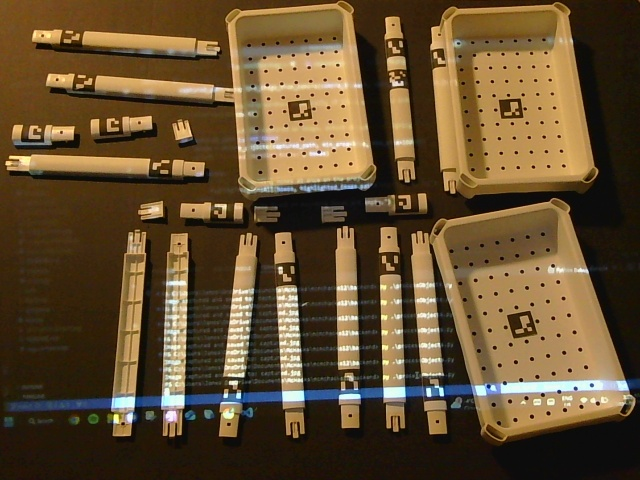
#> input picture backend/captured.jpg, 640 x 480 px, given in place of the camera
$ python detection.py
#> lines starting #> are read from the running program, lines starting #| are printed output that depends on the picture; after the words box and inside, x2 and y2 are one past the last pixel; in counts of white or black regions, pixels touching at a corner belong together
import os
import cv2
import numpy as np

###
# Projector resolution
PROJECTOR_WIDTH = 1920
PROJECTOR_HEIGHT = 1080

# Camera resolution (ensure this matches your actual camera resolution)
camera_w, camera_h = 1920, 1080  # Updated to match the resolutions

# Margins as provided
TOP_MARGIN = 130
LEFT_MARGIN = 220
RIGHT_MARGIN = 220
BOTTOM_MARGIN = 168

# Calculate active area dimensions
ACTIVE_CAMERA_WIDTH = camera_w - LEFT_MARGIN - RIGHT_MARGIN  # 1480
ACTIVE_CAMERA_HEIGHT = camera_h - TOP_MARGIN - BOTTOM_MARGIN  # 782

# Calculate scaling factors for simple transformation
SCALE_X = PROJECTOR_WIDTH / ACTIVE_CAMERA_WIDTH  # ≈1.2973
SCALE_Y = PROJECTOR_HEIGHT / ACTIVE_CAMERA_HEIGHT  # ≈1.380

# Center of the camera frame
CENTER_X = camera_w / 2
CENTER_Y = camera_h / 2

###

def detect_objects_live_once(
    camera_index=0,
    min_area=1000,
    max_area=300000,
    max_frames=100
):
    """
    Uses a webcam (or another camera) to detect white objects on a darker background
    using thresholding + contour detection. It runs for up to `max_frames` frames
    or until the user presses 'q'. Once finished, it returns the bounding boxes
    found in the last valid frame.

    Parameters:
        camera_index (int): Index of the camera (0 for default, 1 if multiple).
        min_area (int): Minimum contour area to be considered an object.
        max_area (int): Maximum contour area to be considered an object.
        max_frames (int): How many frames to process before automatically stopping.

    Returns:
        final_bboxes (list of (x, y, w, h)):
            Bounding boxes from the final processed frame.
    """
#> called with camera_index = 0, min_area = 15000, max_area = 50000, max_frames = 3
    cap = cv2.VideoCapture(camera_index, cv2.CAP_DSHOW)
    if not cap.isOpened():
        print(f"Error: Could not open camera {camera_index}.")
        return []

    # Set desired resolution
    cap.set(cv2.CAP_PROP_FRAME_WIDTH, camera_w)
    cap.set(cv2.CAP_PROP_FRAME_HEIGHT, camera_h)

    # Verify if the resolution was set correctly
    actual_width = cap.get(cv2.CAP_PROP_FRAME_WIDTH)
    actual_height = cap.get(cv2.CAP_PROP_FRAME_HEIGHT)
    # print(f"Camera resolution set to: Width={actual_width}, Height={actual_height}")

    final_bboxes = []

    for frame_index in range(max_frames):
        ret, frame = cap.read()
        if not ret:
            print("Warning: Failed to read frame from camera.")
            break

        # 1) Convert to grayscale
        gray = cv2.cvtColor(frame, cv2.COLOR_BGR2GRAY)

        # 2) Slight blur to reduce noise
        blurred = cv2.GaussianBlur(gray, (5, 5), 0)

        # 3) Threshold with Otsu to separate white objects from dark background
        _, thresh = cv2.threshold(blurred, 0, 255, cv2.THRESH_BINARY + cv2.THRESH_OTSU)

        # If your objects end up black, invert:
        # thresh = cv2.bitwise_not(thresh)

        # 4) Morphological operations to clean up
        kernel = np.ones((3, 3), np.uint8)
        opened = cv2.morphologyEx(thresh, cv2.MORPH_OPEN, kernel, iterations=1)
        closed = cv2.morphologyEx(opened, cv2.MORPH_CLOSE, kernel, iterations=2)

        # 5) Contour detection
        contours, _ = cv2.findContours(closed, cv2.RETR_EXTERNAL, cv2.CHAIN_APPROX_SIMPLE)

        # 6) Filter by area; draw bounding boxes
        bboxes_this_frame = []
        for cnt in contours:
            area = cv2.contourArea(cnt)
            if min_area < area < max_area:
                x, y, w, h = cv2.boundingRect(cnt)
                bboxes_this_frame.append((x, y, w, h))
                cv2.rectangle(frame, (x, y), (x + w, y + h), (0, 255, 0), 2)

        # Update final_bboxes to the bounding boxes of this latest frame
        final_bboxes = bboxes_this_frame

        # Show the live feed
        # cv2.imshow("Live Object Detection", frame)
        # Press 'q' to quit early
        if len(bboxes_this_frame) > 0:
            break
        if cv2.waitKey(1) & 0xFF == ord('q'):
            break
#> this loop made 1 pass
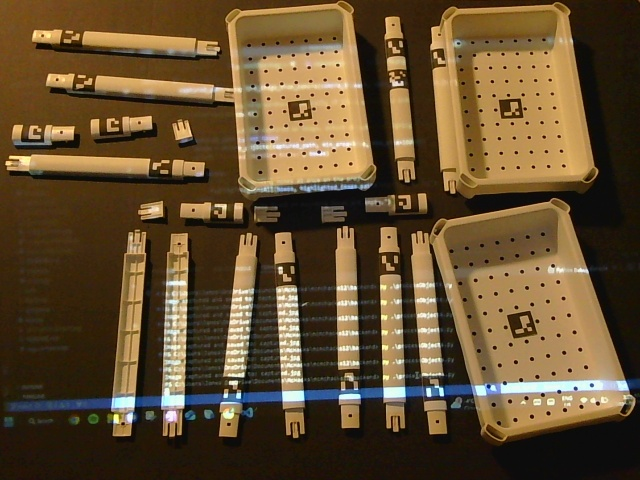
#> input picture backend/captured.jpg, 640 x 480 px, given in place of the camera
#> pass 1, in detect_objects_live_once, `gray = cv2.cvtColor(frame, cv2.COLOR_BGR2GRAY)`:
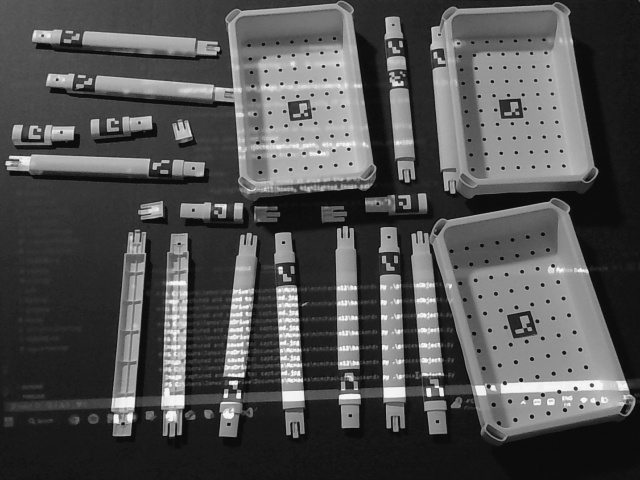
#> gray: shape (480, 640); min 6, max 250, mean 81.3
#> pass 1, in detect_objects_live_once, `_, thresh = cv2.threshold(blurred, 0, 255, cv2.THRESH_BINARY + cv2.THR..`:
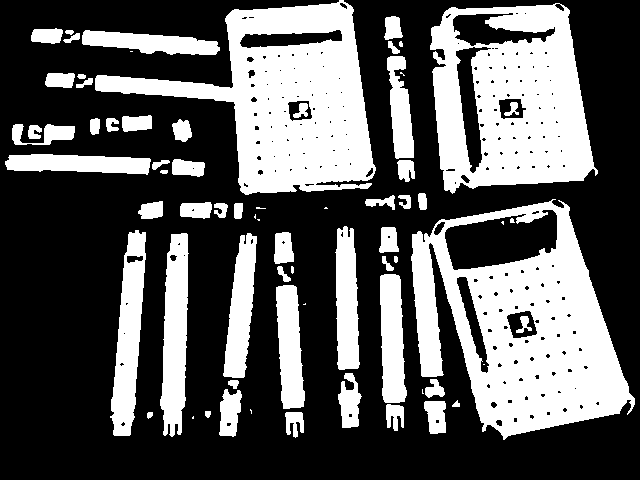
#> thresh: shape (480, 640); 36% white; 70 white regions (13 under 20 px), largest, box (x1, y1, x2, y2) and area: (411, 199, 635, 440) 28212, (95, 0, 376, 195) 24165, (430, 3, 598, 194) 21402
#> pass 1, in detect_objects_live_once, `opened = cv2.morphologyEx(thresh, cv2.MORPH_OPEN, kernel, iterations=1)`:
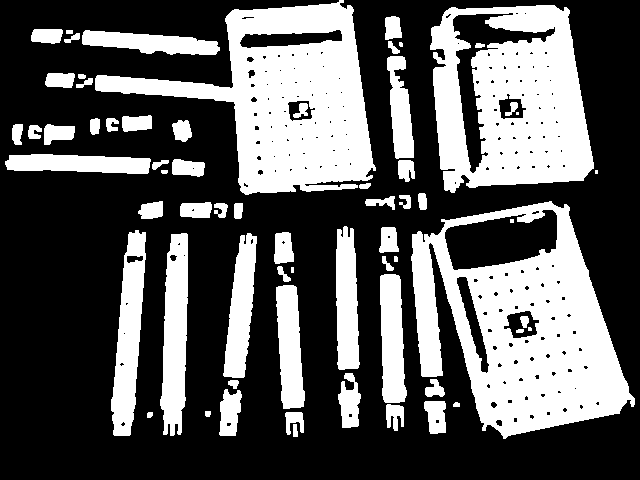
#> opened: shape (480, 640); 35.8% white; 66 white regions (6 under 20 px), largest, box (x1, y1, x2, y2) and area: (411, 201, 635, 439) 28097, (95, 0, 376, 195) 24066, (430, 5, 594, 193) 21257
#> after the loop:
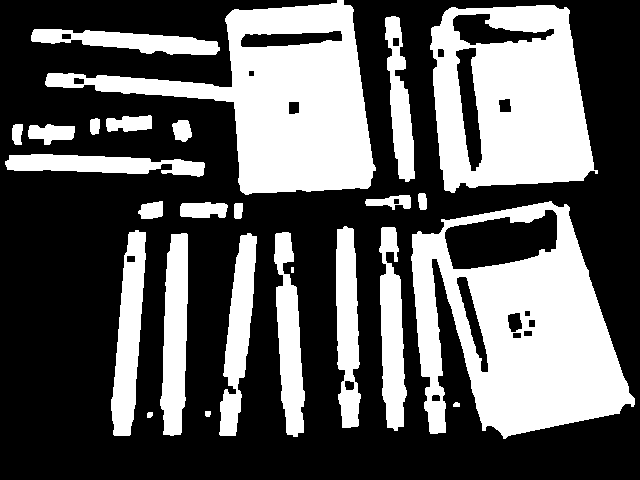
#> closed: shape (480, 640); 37% white; 26 white regions (1 under 20 px), largest, box (x1, y1, x2, y2) and area: (411, 201, 635, 439) 30022, (45, 0, 376, 195) 25522, (430, 5, 598, 193) 22166
#> after the loop:
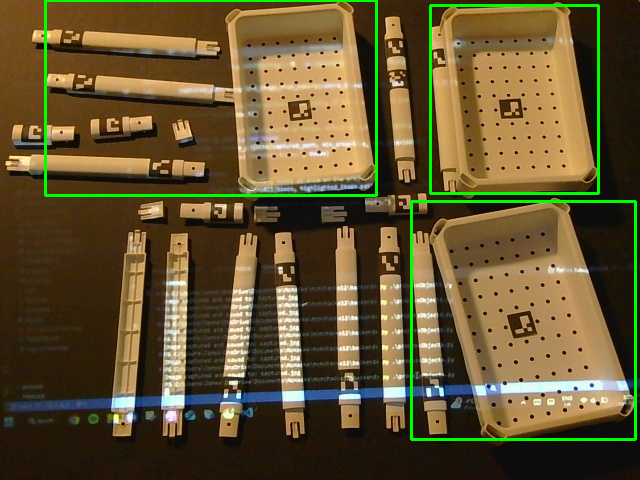
#> frame: shape (480, 640, 3); mean B, G, R 48.1, 83.8, 98.4

    # Cleanup
    cap.release()
    # cv2.destroyAllWindows()

    # final_bboxes holds bounding boxes from the *last* processed frame
    return final_bboxes

# [7 lines left out: function detectTiny, not called in this run]

def detectMedium():
    return detect_objects_live_once(
        camera_index=0,
        min_area=15000,
        max_area=50000,
        max_frames=3
    )

# [105 lines left out: functions detectSmall, detectBigBoys, highlightRegionsAllScaled, not called in this run]

def apply_homography_to_point(x, y, H):
    """
    Applies the homography transformation to a single point.

    Parameters:
        x (float): X-coordinate in the camera image.
        y (float): Y-coordinate in the camera image.
        H (numpy.ndarray): 3x3 homography matrix.

    Returns:
        (float, float): Transformed (x, y) coordinates for the projector.
    """
    point = np.array([x, y, 1]).reshape(3, 1)
    transformed_point = np.dot(H, point)
    transformed_point /= transformed_point[2, 0]  # Normalize
    proj_x, proj_y = transformed_point[0, 0], transformed_point[1, 0]
    return proj_x, proj_y

def highlightRegionWithHomographyAndScaling(boundingBoxes, scaling_factor_x=1.2, scaling_factor_y=1.2, highlighted_image_path=None):
    """
    Applies homography transformation to bounding boxes and then scales their position
    independently along x and y axes away from the center without altering their size.

    Parameters:
        boundingBoxes (list of tuples): List of bounding boxes in camera coords as (x, y, w, h).
        scaling_factor_x (float): Factor by which to scale the x-coordinates away from the center.
        scaling_factor_y (float): Factor by which to scale the y-coordinates away from the center.
        highlighted_image_path (str, optional): Path to save the highlighted mask image.

    Returns:
        mask (np.ndarray): The final mask with drawn rectangles.
    """
#> called with scaling_factor_x = 1.75, scaling_factor_y = 1.45, highlighted_image_path = 'backend\\frontend\\static\\projector.jpg'
    # Define the homography matrix
    homography_matrix = np.array([
        [7.66839410e-01, 4.18844380e-02, 2.14153972e+02],
        [-2.71116969e-02, 7.82215021e-01, 1.27894167e+02],
        [2.17112480e-06, 1.38477082e-05, 1.00000000e+00]
    ])

    # Create a black image (mask) matching the projector size
    mask = np.zeros((PROJECTOR_HEIGHT, PROJECTOR_WIDTH, 3), dtype=np.uint8)

    for (x, y, w, h) in boundingBoxes:
        # Apply homography to the top-left corner to calculate position
        top_left_transformed = apply_homography_to_point(x, y, homography_matrix)

        # Calculate the bounding box center after homography
        bbox_center_x = top_left_transformed[0] + w / 2
        bbox_center_y = top_left_transformed[1] + h / 2

        # Compute vector from projector center to bounding box center
        vector_x = bbox_center_x - CENTER_X
        vector_y = bbox_center_y - CENTER_Y

        # Scale the vector independently along x and y axes
        scaled_vector_x = vector_x * scaling_factor_x
        scaled_vector_y = vector_y * scaling_factor_y

        # Compute new center position
        new_center_x = CENTER_X + scaled_vector_x
        new_center_y = CENTER_Y + scaled_vector_y

        # Recalculate top-left corner using the new center
        new_x_min = int(new_center_x - w / 2)
        new_y_min = int(new_center_y - h / 2)

        # Clamp the coordinates to projector bounds
        new_x_min = max(0, min(PROJECTOR_WIDTH - w, new_x_min))
        new_y_min = max(0, min(PROJECTOR_HEIGHT - h, new_y_min))

        # Draw the rectangle in the mask
        cv2.rectangle(mask, (new_x_min, new_y_min), (new_x_min + w, new_y_min + h), (0, 255, 0), -1)
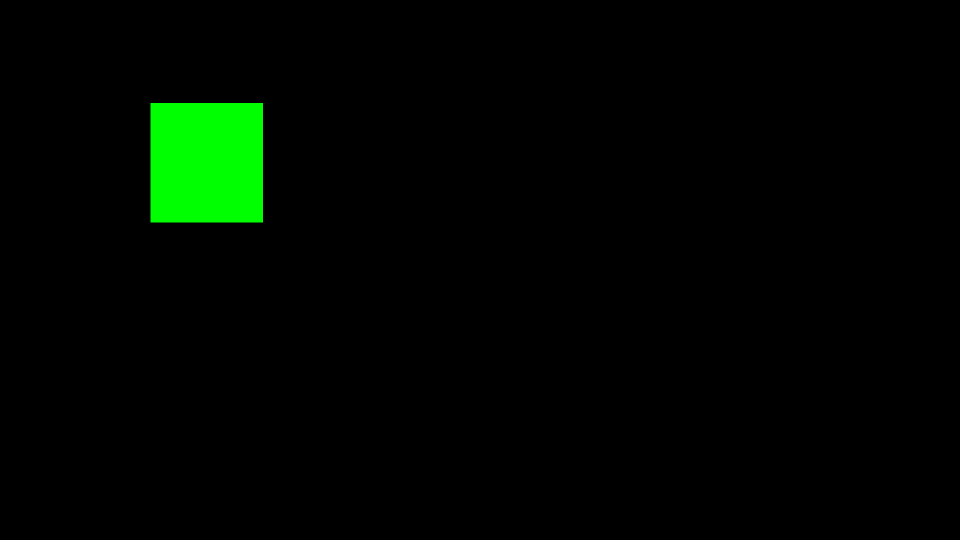
#> mask: shape (1080, 1920, 3) (shown at 1/2 size); mean of channels 0, 1, 2 0, 6.6, 0; drawn as B, G, R

    # [11 lines of commented-out code are left out]
    if highlighted_image_path:
        import os
        dir_name = os.path.dirname(highlighted_image_path)
        if not dir_name:
            os.makedirs(dir_name, exist_ok=True)
        succeed = cv2.imwrite(highlighted_image_path, mask)
        if not succeed:
            print("FAILED WRITING THE BULLSHIT")
        # print(f"Saved scaled highlight mask to: {highlighted_image_path}")

    return mask

def highlightShape(shape):
     '''
     0 = Small ones
     1 = Medium sidez
     2 = Large
     '''
     scaling_factor_x = 1.75
     scaling_factor_y = 1.45
     save_path = os.getcwd() + r"\frontend\static\projector.jpg"
    #  print(os.getcwd())

     if shape == 4:
        bboxes = detectTiny()
        if len(bboxes) > 0:
            bboxes = [bboxes[0]]
        # [7 lines of commented-out code are left out]
        highlightRegionWithHomographyAndScaling(bboxes, scaling_factor_x=scaling_factor_x, scaling_factor_y=scaling_factor_y, highlighted_image_path=save_path)

     if shape == 1:
        bboxes = detectSmall()
        if len(bboxes) > 0:
            bboxes = [bboxes[0]]
        # [7 lines of commented-out code are left out]
        highlightRegionWithHomographyAndScaling(bboxes, scaling_factor_x=scaling_factor_x, scaling_factor_y=scaling_factor_y, highlighted_image_path=save_path)

     if shape == 3:
        bboxes = detectMedium()
        if len(bboxes) > 0:
            bboxes = [bboxes[0]]
        # [7 lines of commented-out code are left out]
        highlightRegionWithHomographyAndScaling(bboxes, scaling_factor_x=scaling_factor_x, scaling_factor_y=scaling_factor_y, highlighted_image_path=save_path)

     if shape == 2:
        bboxes = detectBigBoys()
        if len(bboxes) > 0:
            bboxes = [bboxes[0]]
        # [7 lines of commented-out code are left out]
        highlightRegionWithHomographyAndScaling(bboxes, scaling_factor_x=scaling_factor_x, scaling_factor_y=scaling_factor_y, highlighted_image_path=save_path)

if __name__ == "__main__":
    highlightShape(3)

$ run again, on backend/baskets.png
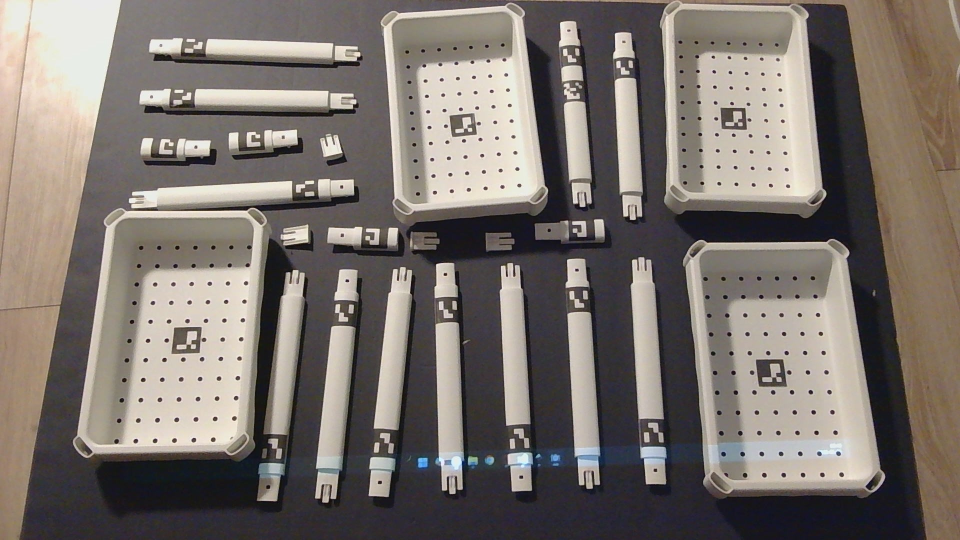
#> input picture backend/baskets.png, 1920 x 1080 px, given in place of the camera (shown at 1/2 size)
#> the loop in detect_objects_live_once, `for frame_index in range(max_frames):` made 1 pass
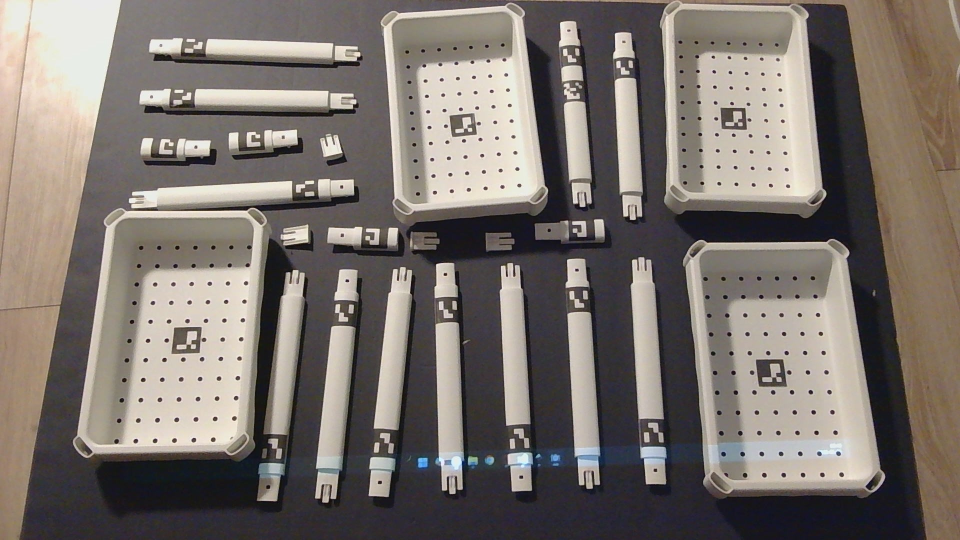
#> input picture backend/baskets.png, 1920 x 1080 px, given in place of the camera (shown at 1/2 size)
#> pass 1, in detect_objects_live_once, `_, thresh = cv2.threshold(blurred, 0, 255, cv2.THRESH_BINARY + cv2.THR..`:
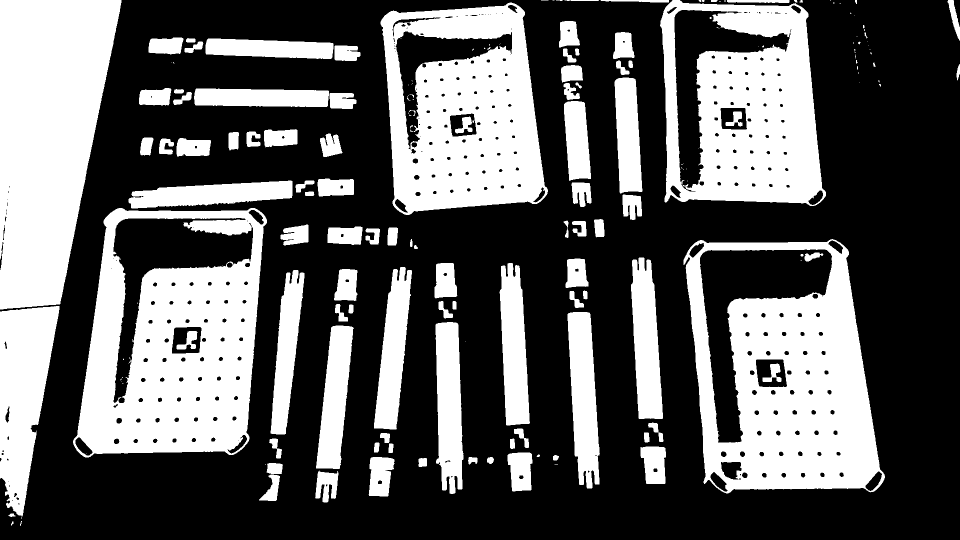
#> thresh: shape (1080, 1920) (shown at 1/2 size); 37.6% white; 180 white regions (75 under 20 px), largest, box (x1, y1, x2, y2) and area: (146, 416, 534, 915) 120930, (1367, 478, 1770, 987) 118962, (0, 0, 243, 619) 111089
#> after the loop in highlightRegionWithHomographyAndScaling, `for (x, y, w, h) in boundingBoxes:`:
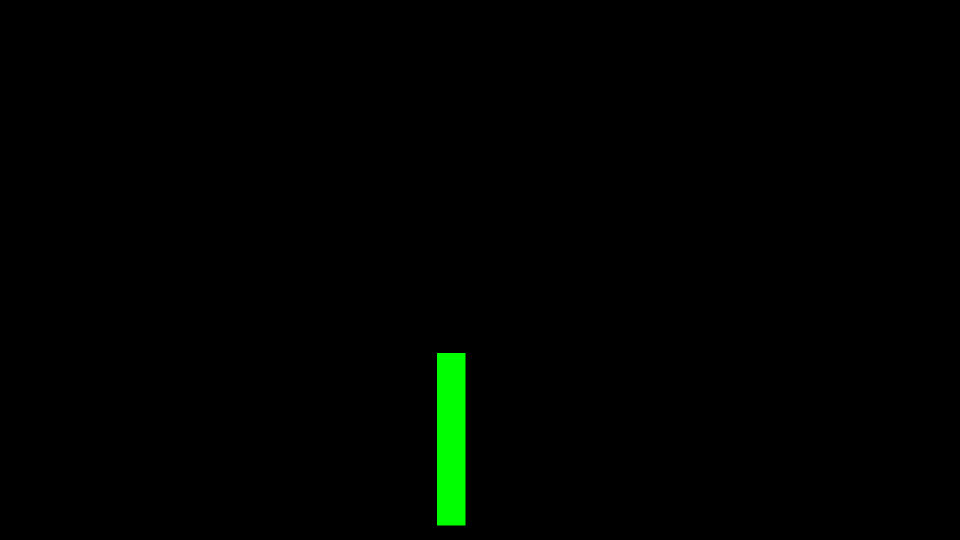
#> mask: shape (1080, 1920, 3) (shown at 1/2 size); mean of channels 0, 1, 2 0, 2.4, 0; drawn as B, G, R
